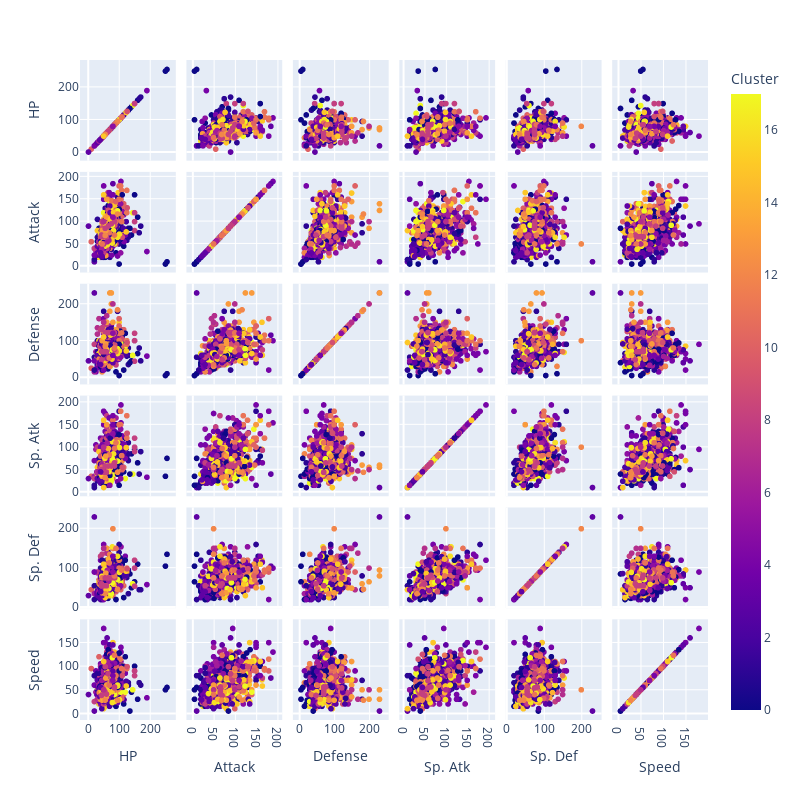

The code cell stored with this chart in its notebook:
### Code cell
#Realizar un grafico scatter_matrix con plotly usando como parámetro color la variable clústeres.
fig = plt.figure(figsize=(10, 15))
#add scatter matrix to the figure
fig = px.scatter_matrix(data_new, dimensions=['HP', 'Attack', 'Defense', 'Sp. Atk', 'Sp. Def', 'Speed'], color='Cluster')
fig.update_layout(width=800, height=800)
fig.show()

### Figure 1 — Plotly figure (JSON) as saved in the notebook; plotly's stock layout.template omitted (floating-point values rounded to 4 significant figures; data arrays with more than 128 entries replaced by an {"elided": "..."} marker saying what was removed)
{"data": [{"dimensions": [{"axis": {"matches": true}, "label": "HP", "values": {"elided": "800 int values"}}, {"axis": {"matches": true}, "label": "Attack", "values": {"elided": "800 int values"}}, {"axis": {"matches": true}, "label": "Defense", "values": {"elided": "800 int values"}}, {"axis": {"matches": true}, "label": "Sp. Atk", "values": {"elided": "800 int values"}}, {"axis": {"matches": true}, "label": "Sp. Def", "values": {"elided": "800 int values"}}, {"axis": {"matches": true}, "label": "Speed", "values": {"elided": "800 int values"}}], "hovertemplate": "%{xaxis.title.text}=%{x}<br>%{yaxis.title.text}=%{y}<br>Cluster=%{marker.color}<extra></extra>", "legendgroup": "", "marker": {"color": {"elided": "800 int values"}, "coloraxis": "coloraxis", "symbol": "circle"}, "name": "", "showlegend": false, "type": "splom"}], "layout": {"coloraxis": {"colorbar": {"title": {"text": "Cluster"}}, "colorscale": [[0, "#0d0887"], [0.1111, "#46039f"], [0.2222, "#7201a8"], [0.3333, "#9c179e"], [0.4444, "#bd3786"], [0.5556, "#d8576b"], [0.6667, "#ed7953"], [0.7778, "#fb9f3a"], [0.8889, "#fdca26"], [1, "#f0f921"]]}, "dragmode": "select", "height": 800, "legend": {"tracegroupgap": 0}, "margin": {"t": 60}, "width": 800}}
